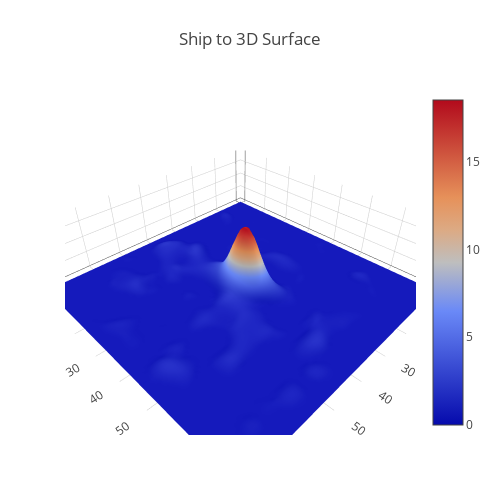

The notebook cell saved with this chart:
### Markdown cell above
# 3D Visualization

### Code cell
import plotly.offline as py
import plotly.graph_objs as go

py.init_notebook_mode(connected=True)

img=train.trans1[idx]+train.trans2[idx]
data = [
    go.Surface(
        z=img
    )
]
layout = go.Layout(
    title=train.judge[idx]+' to 3D Surface',
    autosize=False,
    width=500,
    height=500,
    margin=dict(
        l=65,
        r=50,
        b=65,
        t=90
    )
)
fig = go.Figure(data=data, layout=layout)
py.iplot(fig)

### Figure 1 — Plotly figure (JSON) as saved in the notebook; plotly's stock layout.template omitted (floating-point values rounded to 4 significant figures; data arrays with more than 128 entries replaced by an {"elided": "..."} marker saying what was removed)
{"data": [{"type": "surface", "z": {"elided": "75x75 float values"}}], "layout": {"autosize": false, "height": 500, "margin": {"b": 65, "l": 65, "r": 50, "t": 90}, "title": "Ship to 3D Surface", "width": 500}}
